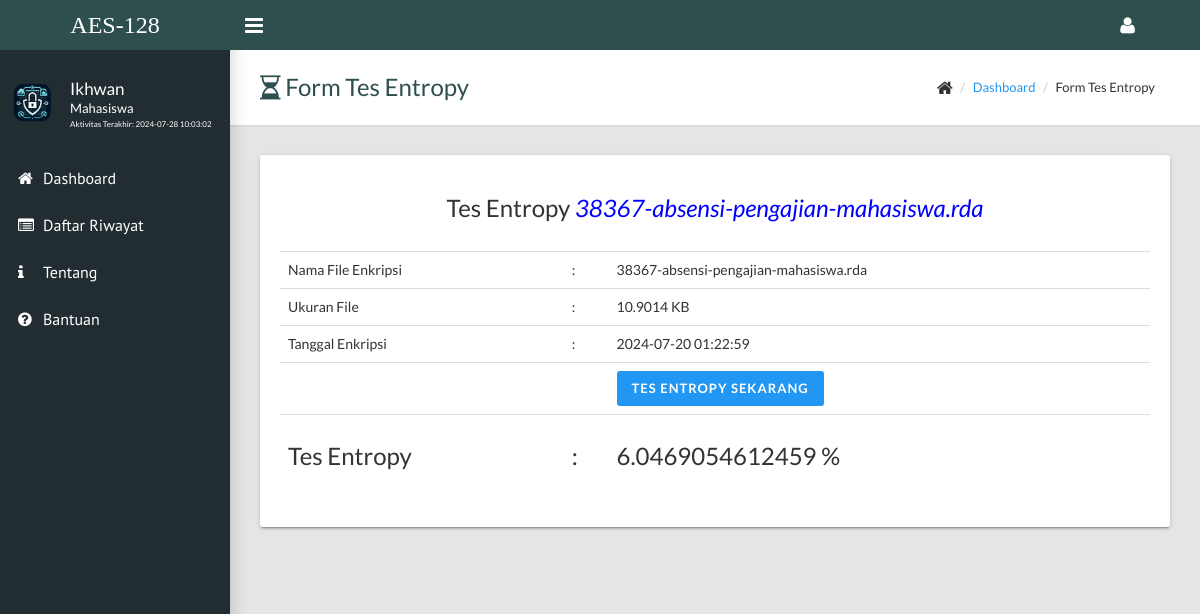
Screenshot of /dashboard/entropyhalaman.php?id_file=55 (signed in) with the database file from the repository.
### tables this page shows
CREATE TABLE `users` (
  `username` varchar(15) NOT NULL,
  `password` varchar(100) DEFAULT NULL,
  `fullname` varchar(50) DEFAULT NULL,
  `job_title` varchar(50) DEFAULT NULL,
  `join_date` timestamp NULL DEFAULT NULL,
  `last_activity` timestamp NULL DEFAULT NULL
);

CREATE TABLE `file` (
  `id_file` int(11) NOT NULL,
  `username` varchar(15) DEFAULT NULL,
  `file_name_source` varchar(255) DEFAULT NULL,
  `file_name_finish` varchar(255) DEFAULT NULL,
  `file_url` varchar(255) DEFAULT NULL,
  `file_size` float DEFAULT NULL,
  `password` varchar(16) DEFAULT NULL,
  `tgl_upload` timestamp NULL DEFAULT NULL,
  `status` enum('1','2') DEFAULT NULL,
  `waktu` varchar(6) DEFAULT NULL,
  `waktu_2` varchar(6) DEFAULT NULL,
  `keterangan` varchar(255) DEFAULT NULL,
  `kunci` varchar(200) DEFAULT NULL,
  `kunci_tes` varchar(16) DEFAULT NULL,
  `password_tes` varchar(200) DEFAULT NULL,
  `tes_ava` varchar(20) DEFAULT NULL,
  `tes_en` varchar(20) DEFAULT NULL
);

### dashboard/entropyhalaman.php (the view, shortened to what this page needs)
<?php
include('../config.php');
?>
<!DOCTYPE html>
<html>
<?php
$user = $_SESSION['username'];
$query = mysqli_query($koneksi,"SELECT fullname,job_title,last_activity FROM users WHERE username='$user'");
$data = mysqli_fetch_array($query);
?>
  <head>
    <link rel="stylesheet" type="text/css" href="../assets/css/main.css">
  </head>
  <body class="sidebar-mini fixed">
    <div class="wrapper">
      <header class="main-header hidden-print"><a class="logo" href="index.php" style="font-size:18pt; font-family: Times new roman; background-color: #2F4F4F;"><span>AES-128</span></a>
        <nav class="navbar navbar-static-top" style="background-color: #2F4F4F;">
          <a class="sidebar-toggle" href="#" data-toggle="offcanvas"></a>
          <div class="navbar-custom-menu">
            <ul class="top-nav">
              <li class="dropdown"><a class="dropdown-toggle" href="#" data-toggle="dropdown" role="button" aria-haspopup="true" aria-expanded="false"><i class="fa fa-user fa-lg"></i></a>
              </li>
            </ul>
          </div>
        </nav>
      </header>
      <aside class="main-sidebar hidden-print">
        <section class="sidebar">
          <div class="user-panel">
            <div class="pull-left image"><img class="img-circle" src="../assets/images/lockandkey2.png" alt="User Image"></div>
            <div class="pull-left info">
              <p style="margin-top:-5px;"><?php echo $data['fullname']; ?></p>
              <p class="designation"><?php echo $data['job_title']; ?></p>
              <p class="designation" style="font-size:6pt;">Aktivitas Terakhir: <?php echo $data['last_activity'] ?></p>
            </div>
          </div>
          <ul class="sidebar-menu" >
            <li><a href="index.php"><i class="fa fa-home" ></i><span>Dashboard</span></a></li>
            <li><a href="history.php"><i class="fa fa-list-alt"></i><span>Daftar Riwayat</span></a></li>
            <li><a href="about.php"><i class="fa fa-info"></i><span>Tentang</span></a></li>
            <li><a href="help.php"><i class="fa fa-question-circle"></i><span>Bantuan</span></a></li>
          </ul>
        </section>
      </aside>
      <div class="content-wrapper">
        <div class="page-title">
          <div>
            <h1 style = "color : #2F4F4F"><i class="fa fa-hourglass-half" style = "color : #2F4F4F"></i> Form Tes Entropy</h1>
          </div>
          <div>
            <ul class="breadcrumb">
              <li><i class="fa fa-home fa-lg"></i></li>
              <li><a href="index.php" style = "color : #2196F3">Dashboard</a></li>
              <li>Form Tes Entropy</li>
            </ul>
          </div>
        </div>
        <div class="row">
          <div class="col-md-12">
            <div class="card">
              <div class="card-body">
                <?php
                $id_file = $_GET['id_file'];
                $query = mysqli_query($koneksi,"SELECT * FROM file WHERE id_file='$id_file'");
                $data2 = mysqli_fetch_array($query);
                ?>
                <h3 align="center">Tes Entropy <i style="color:blue"><?php echo $data2['file_name_finish'] ?></i></h3><br>
                <form class="form-horizontal" method="post" action="entropy-process.php?id_file">
                <div class="table-responsive">
                  <table class="table striped">
                       <tr>
                         <td>Nama File Enkripsi</td>
                         <td>:</td>
                         <td><?php echo $data2['file_name_finish']; ?></td>
                       </tr>
                       <tr>
                         <td>Ukuran File</td>
                         <td>:</td>
                         <td><?php echo $data2['file_size']; ?> KB</td>
                       </tr>
                       <tr>
                         <td>Tanggal Enkripsi</td>
                         <td>:</td>
                         <td><?php echo $data2['tgl_upload']; ?></td>
                       </tr>
                      <tr><td></td><td></td>
                      <td>
                      <input type="submit" name="tes_entropy" value="Tes Entropy Sekarang" class="btn btn-primary" style = "background-color : #2196F3">
                      </td>
                      </tr>
                      <tr>
                         <td><h3>Tes Entropy</h3></td>
                         <td><h3>:</h3></td>
                         <td><h3><?php echo $data2['tes_en']; ?> %</h3></td>
                       </tr>
                  </table>
                </div>
              </form>
            </div>
          </div>
        </div>
      </div>
    </div>
  </body>
</html>

### rows the page displays
users: fullname "Ikhwan", job_title "Mahasiswa", last_activity "2024-07-28 10:03:02"
file: file_name_finish "38367-absensi-pengajian-mahasiswa.rda", file_size "10.9014", tgl_upload "2024-07-20 01:22:59", tes_en "6.0469054612459"
